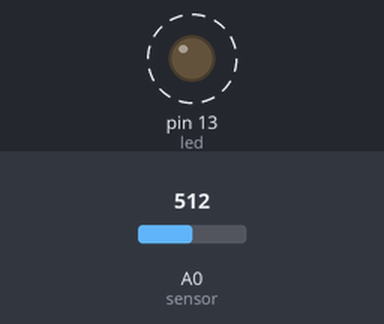
The sketch below on a simulated Arduino Uno, built with avr-gcc and run on an emulated ATmega328P. On the bench: output pins drawn as LEDs (lit = HIGH). Dashed ring = blinking. Inputs (shaded band) come from the test bench; at power-on: A0 (sensor) = 512.

Above: at 1.8 s.
1.9 s: A0 (sensor) set to 0
At 3.3 s:
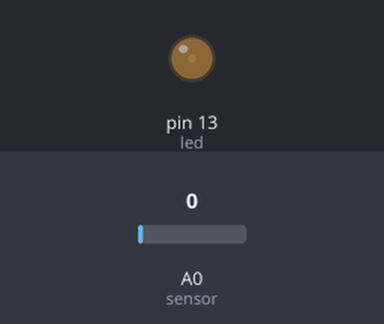
3.6 s: A0 (sensor) set to 122
At 3.9 s:
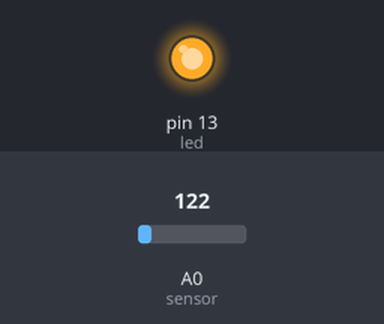
Timing chart, 0 to 13.1 s (numbered marks = the images above; inputs shaded):
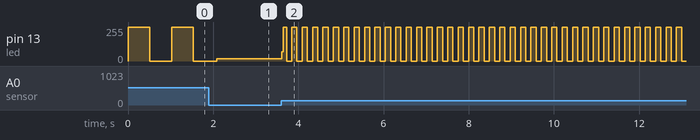

Measured:
- after the input at 3.6 s, pin 13 (led): 16/255 → 68/255 at once, then moves between 0/255 and 255/255, repeating every 0.24 s
- by itself, pin 13 (led): alternates 255/255 for 0.51 s and 0/255 for 0.51 s

The sketch:

1_LED_1_Potensio__Delay_Kedip_.ino
```cpp
byte sensor= A0;
byte led= 13;
int nilai;

void setup(){
pinMode(led, OUTPUT);
}
void loop(){
nilai= analogRead(sensor);

digitalWrite(led, HIGH);
delay(nilai);
digitalWrite(led, LOW);
delay(nilai);
}
```
